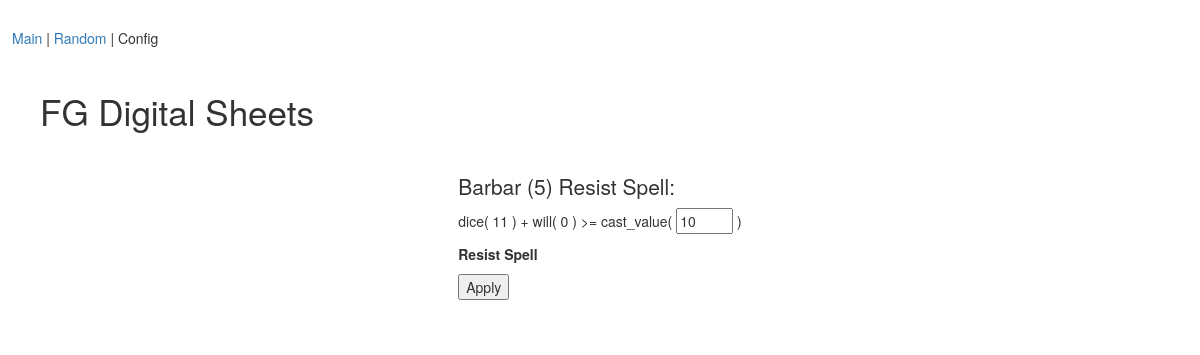
Screenshot of /resist_spell/4 with the database file from the repository.
### tables this page shows
CREATE TABLE "minis" (
	`type`	INTEGER,
	`name`	TEXT,
	`list`	TEXT,
	`user`	TEXT,
	`M`	INTEGER,
	`F`	INTEGER,
	`S`	INTEGER,
	`A`	INTEGER,
	`W`	INTEGER,
	`H`	INTEGER,
	`cwp_name`	TEXT,
	`cwp_damage_mod`	INTEGER,
	`cwp_armour_mod`	INTEGER,
	`swp_name`	TEXT,
	`swp_range`	INTEGER,
	`swp_damage_mod`	INTEGER
);

### frostgrave.py (the view)
@app.route('/resist_spell/<int:mini>')
def resist_spell(mini):
    m = get_stats(mini)
    dice = randrange(20) + 1
    return render_template('resist_spell.html', mini=m, dice=dice)

### frostgrave.py (called while the page is built)
def connect_db():
    rv = sqlite3.connect(app.config['DATABASE'])
    rv.row_factory = sqlite3.Row
    return rv

def get_db():
    if not hasattr(g, 'sqlite_db'):
        g.sqlite_db = connect_db()
    return g.sqlite_db

def get_stats(id):
    db = get_db()
    cur = db.execute("SELECT rowid, * FROM minis WHERE rowid={} AND user=\"{}\"".format(id, USER_ID))
    stats = cur.fetchall()
    if len(stats) == 1:
        return stats[0]
    else:
        print("Error retrieving min stats for id={} and user=\"{}\"".format(id, USER_ID))
        return None

### templates/resist_spell.html (shortened to what this page needs)
{% extends "layout.html" %}
{% block body %}
<body onload="resistSpell()">
<h2>{{ mini.name }} ({{ mini.H }}) Resist Spell:</h2>
<form action="{{ url_for('resist_result') }}" method=post class=add-task>
    <p>dice( {{ dice }} ) +  will( {{ mini.W }} )
            >= cast_value( <input onchange="resistSpell()" type="number" id="spell_cast" name="spell_cast" min="0" max=50 value=10> )</p>
            <b><p id="result"></p></b>
    <input type="submit" value="Apply">
</form>
</body>
{% endblock %}

### static/style.css (style rules this page uses)
body { font-size: 1.75em; }
h2 { font-size: 1.5em; }

### rows the page displays
minis: name "Barbar", H "5", W "0"

### other values shown
{{ dice }} "11"
